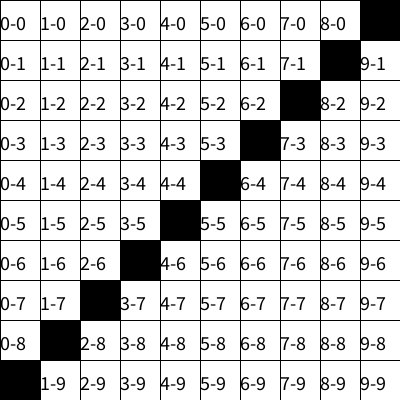
Frame 1 (no input)
Frame 60 (the mouse pressed at the canvas centre just before this capture): identical to frame 1, image omitted
Frame 120 (the mouse held since frame 60 and released just before this capture): identical to frame 1, image omitted

The Processing sketch that drew this single still picture (run headless with seeded random() and noise(); from frame 60 on, the mouse is pressed at the canvas centre):

// Processing sketch: for_anidado_texto_diagonal_2
// ── for_anidado_texto_diagonal_2.pde
int posX = 0;

void setup() {
  size(400, 400);
  frameRate = 1;
  textSize(20);
}

void draw() { 
  for(int j=0;j<10;j=j+1){
    for(int i=0;i<10;i=i+1){
      if(i+j == 9){
        fill(0);
      }else{
        fill(255);
      }
      rect(i*40,j*40,40,40);
      fill(0);
      text(i + "-" + j, i*40,(j*40)+30);
    }
  }
  // j=0, i=0, posX=0, posY=0
  // j=0, i=1, posX=40, posY=0
  // j=0, i=2, posX=80, posY=0
  // j=0, i=3, posX=120, posY=0
  // ...
  // j=0, i=9, posX=360, posY=0
  // j=1, i=0, posX=0, posY=40
  // j=1, i=1, posX=40, posY=40
  // j=1, i=2, posX=80, posY=40
  // j=1, i=3, posX=120, posY=40
  // ...
  // j=1, i=9, posX=360, posY=40
  // j=2, i=9, posX=360, posY=80
  // j=2, i=0, posX=0, posY=80
}
